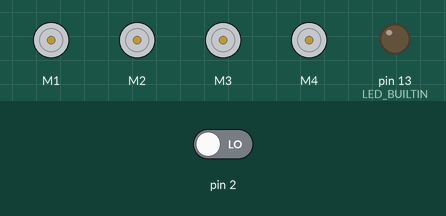
Simulated run of this sketch. Board: Arduino Uno, built with avr-gcc and run on an emulated ATmega328P. Parts: 4 × DC motor (green arrow = forward, orange = backward, longer = faster), output pins drawn as LEDs (lit = HIGH). Dashed ring = blinking. The test bench sets the inputs (shaded band); at power-on: pin 2 LOW.

Above: at 1.2 s.
1.3 s: pin 2 driven HIGH
At 2.7 s:
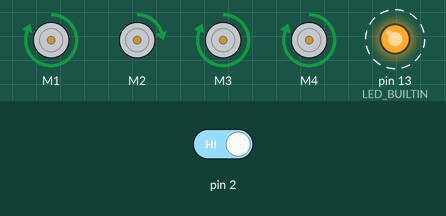
4.3 s: pin 2 driven LOW
At 4.9 s:
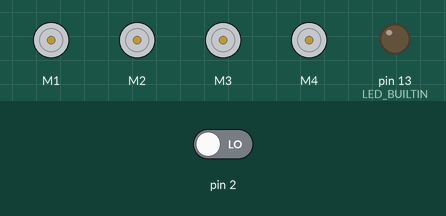
Timing chart, 0 to 7.3 s (numbered marks = the images above; inputs shaded):
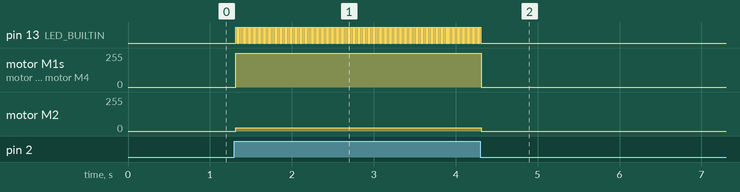

The sketch:

marina_kaula.ino
```cpp
#include <AFMotor.h>

AF_DCMotor motor1(1);
AF_DCMotor motor2(2);
AF_DCMotor motor3(3);
AF_DCMotor motor4(4);

void setup() {
  pinMode(LED_BUILTIN, OUTPUT);
  digitalWrite(LED_BUILTIN, LOW);

  // Input signal
  pinMode(2, INPUT);

  motor1.setSpeed(255);
  motor2.setSpeed(25);
  motor3.setSpeed(255);
  motor4.setSpeed(255);

  motor1.run(RELEASE);
  motor2.run(RELEASE);
  motor3.run(RELEASE);
  motor4.run(RELEASE);
}

void loop() {
  if(digitalRead(2)) {
  //if(true) {
    digitalWrite(LED_BUILTIN, HIGH);

    motor1.run(FORWARD);
    motor2.run(FORWARD);
    motor3.run(FORWARD);
    motor4.run(FORWARD);
    delay(10);
  } else {
    motor1.run(RELEASE);
    motor2.run(RELEASE);
    motor3.run(RELEASE);
    motor4.run(RELEASE);
    delay(10);

  }
  digitalWrite(LED_BUILTIN, LOW);
  delay(10);
}
```

Measured:
- after the input at 1.3 s, pin 13 (LED_BUILTIN): alternates HIGH for 0.01 s and LOW for 0.01 s, starting at once; motor M1, motor M3, motor M4: stopped → forward 255/255 at once; motor M2: stopped → forward 25/255 at once
- after the input at 4.3 s, pin 13 (LED_BUILTIN): goes on until 4.3 s, then stays LOW; motor M1, motor M3, motor M4: forward 255/255 → stopped at once; motor M2: forward 25/255 → stopped at once
